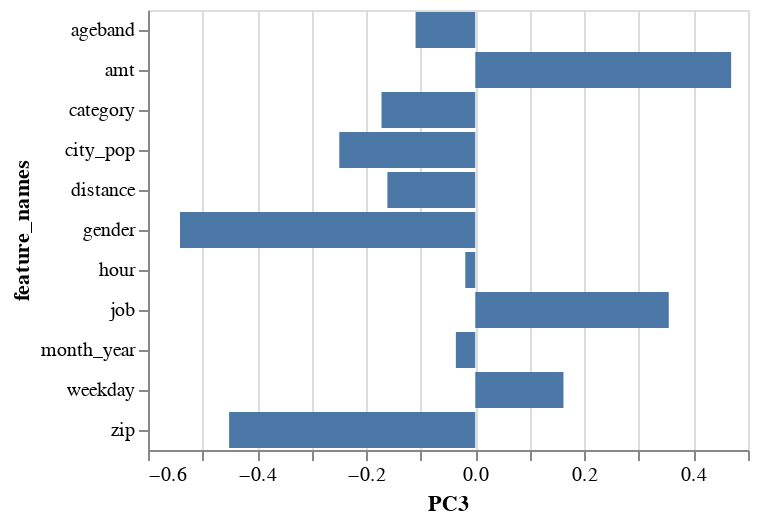

Notebook code cell kept with this figure:
### Code cell
alt.Chart(loadings_df).mark_bar().encode(
    x='PC3:Q',
    y="feature_names:N"
)

### Figure 1 — Vega-Lite specification as saved in the notebook (floating-point values rounded to 4 significant figures)
{"config": {"view": {"continuousWidth": 300, "continuousHeight": 300}}, "data": {"name": "data-34751bf1063506bcbad530d72b5a5ba4"}, "mark": {"type": "bar"}, "encoding": {"x": {"field": "PC3", "type": "quantitative"}, "y": {"field": "feature_names", "type": "nominal"}}, "$schema": "https://vega.github.io/schema/vega-lite/v5.8.0.json", "datasets": {"data-34751bf1063506bcbad530d72b5a5ba4": [{"feature_names": "gender", "PC1": -0.06064, "PC2": 0.2467, "PC3": -0.5413, "PC4": -0.3261, "PC5": -0.1836, "PC6": -0.03264, "PC7": 0.002477, "PC8": 0.5658, "PC9": 0.3458, "PC10": 0.2475, "PC11": 0.0152}, {"feature_names": "zip", "PC1": -0.05018, "PC2": 0.1269, "PC3": -0.4513, "PC4": 0.6412, "PC5": -0.08935, "PC6": 0.2784, "PC7": -0.02413, "PC8": 0.01688, "PC9": -0.4498, "PC10": 0.2784, "PC11": 0.01979}, {"feature_names": "city_pop", "PC1": -0.05639, "PC2": 0.4116, "PC3": -0.2493, "PC4": 0.2085, "PC5": 0.2795, "PC6": 0.1948, "PC7": 0.06721, "PC8": -0.466, "PC9": 0.5828, "PC10": -0.2107, "PC11": -0.009967}, {"feature_names": "job", "PC1": -0.1247, "PC2": 0.5639, "PC3": 0.3548, "PC4": -0.1848, "PC5": 0.2309, "PC6": -0.08211, "PC7": 0.05897, "PC8": -0.1336, "PC9": -0.1613, "PC10": 0.6315, "PC11": -0.0181}, {"feature_names": "category", "PC1": 0.04076, "PC2": -0.1606, "PC3": -0.1719, "PC4": -0.1376, "PC5": 0.869, "PC6": 0.166, "PC7": 0.08223, "PC8": 0.283, "PC9": -0.1961, "PC10": -0.08889, "PC11": -0.08988}, {"feature_names": "amt", "PC1": 0.07844, "PC2": 0.01789, "PC3": 0.4691, "PC4": 0.5076, "PC5": 0.03647, "PC6": 0.1204, "PC7": 0.3209, "PC8": 0.518, "PC9": 0.3541, "PC10": 0.05695, "PC11": -0.00017}, {"feature_names": "month_year", "PC1": -0.6093, "PC2": -0.3266, "PC3": -0.03558, "PC4": 0.02634, "PC5": -0.03706, "PC6": -0.007778, "PC7": 0.1682, "PC8": -0.0976, "PC9": 0.127, "PC10": 0.1888, "PC11": -0.655}, {"feature_names": "distance", "PC1": -0.004618, "PC2": 0.03343, "PC3": -0.1611, "PC4": 0.3233, "PC5": 0.1938, "PC6": -0.9105, "PC7": -0.01581, "PC8": 0.02688, "PC9": 0.01776, "PC10": -0.02324, "PC11": -0.002087}, {"feature_names": "ageband", "PC1": 0.3202, "PC2": -0.5335, "PC3": -0.1094, "PC4": 0.0229, "PC5": 0.1061, "PC6": 0.01137, "PC7": 0.01211, "PC8": -0.2535, "PC9": 0.3164, "PC10": 0.6036, "PC11": 0.2451}, {"feature_names": "hour", "PC1": 0.6774, "PC2": 0.1275, "PC3": -0.0183, "PC4": 0.007348, "PC5": -0.06073, "PC6": -0.003466, "PC7": -0.1326, "PC8": -0.01618, "PC9": 0.001199, "PC10": 0.04315, "PC11": -0.7079}, {"feature_names": "weekday", "PC1": -0.1859, "PC2": -0.03043, "PC3": 0.1617, "PC4": 0.1499, "PC5": 0.1283, "PC6": 0.07378, "PC7": -0.914, "PC8": 0.1461, "PC9": 0.179, "PC10": 0.06745, "PC11": -0.02509}]}}
